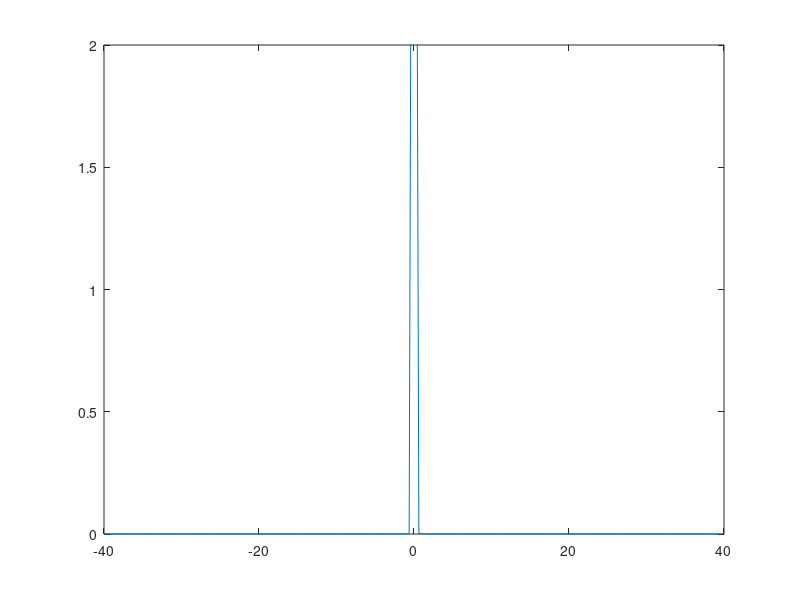

Here is the MATLAB script that generated this plot: (Note: this script raises an error after producing the figure.)
%Comparision of different values for the fractional heat equation using the
%fourier transform

%parameters and domain descritization 
s = 128; %spatial descritization 
L = 40; %domain length
x_space = linspace(-L,L,s+1); %periodic bc so add one
x_span = x_space(1:s); %now cut the end off

delta_t = .1; %time descritizatoin
t_end = 5; %end time
t_span = 0:delta_t:t_end; %time domain

D = 3; %diffusion coefficent

%initial condition
u_0 = (20/pi).*exp(-20.*((x_span).^2));


%take u_0 into frequency space
u_0_hat = reshape(fft(u_0),s,1);

%wave numbers for Fourier Space
lambda = reshape((2*pi/L)*[0:(s/2 -1) (-s/2):-1],s,1); % rescale to periodic domain 

%integrate in time with ode45 - output will be in freq domain 

plot(x_span,u_0)
hold on;
ylim([0,2])
for j = 1:5
    
    a = 1+j/10; %fractional diffusion/derivative value
    [time,u_hat_approx_frac_heat] = ode45(@(t,u_0_hat) fractional_heat_func(t,u_0_hat,D,lambda,a),t_span,u_0_hat);
    
    u_plot_frac_heat = reshape(real(ifft(u_hat_approx_frac_heat(length(time),:))),1,s);
    
    plot(x_span,u_plot_frac_heat)
    
    %things close to two decay off faster
end 
legend


